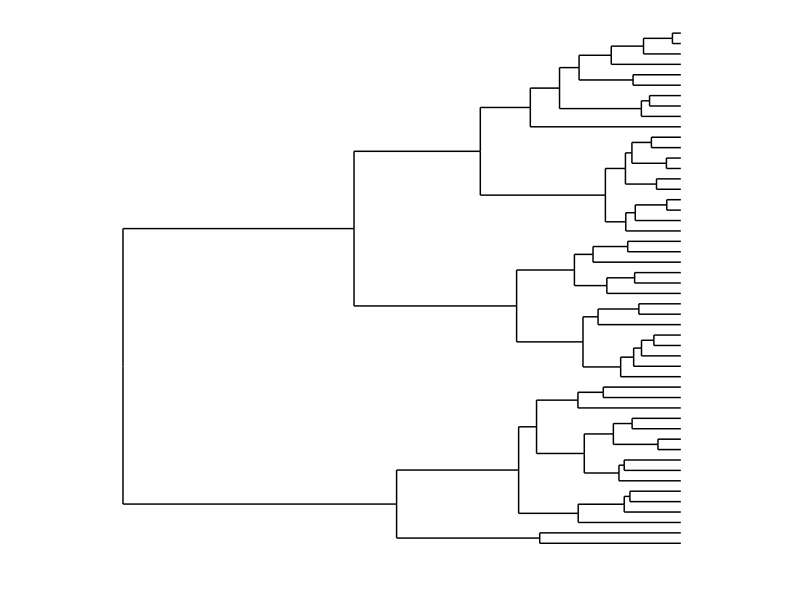
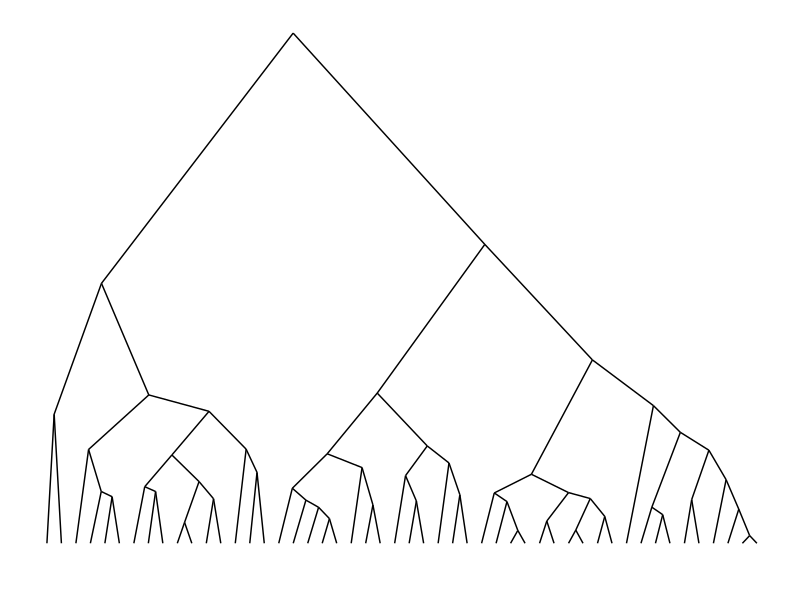

Recreate these plots in R, in order.
install.packages('ggdendro')
require('ggdendro')
require(ggplot2)
#
# Demonstrate dendro_data.dendrogram
#
hc <- hclust(dist(USArrests), "ave")
dhc <- as.dendrogram(hc)
# Rectangular lines
ddata <- dendro_data(dhc, type="rectangle")
ggplot(segment(ddata)) + geom_segment(aes(x=x, y=y, xend=xend, yend=yend)) +
  coord_flip() + scale_y_reverse(expand=c(0.2, 0)) + theme_dendro()
# Triangular lines
ddata <- dendro_data(dhc, type="triangle")
ggplot(segment(ddata)) + geom_segment(aes(x=x, y=y, xend=xend, yend=yend)) + theme_dendro()
#
# Demonstrate dendro_data.hclust
